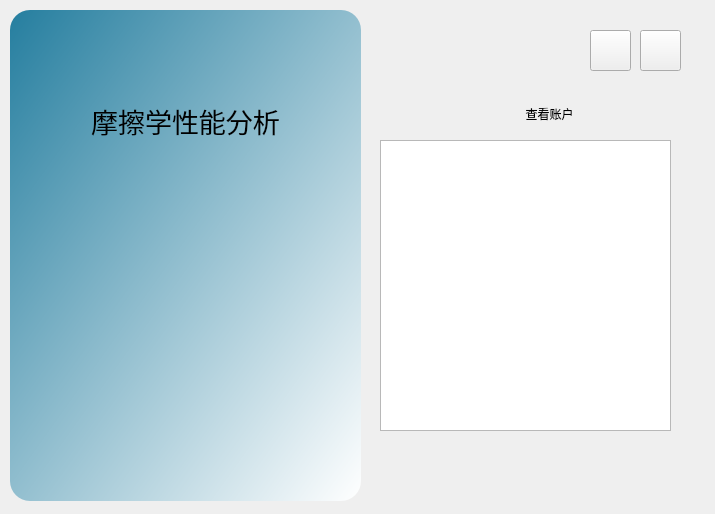
<?xml version="1.0" encoding="UTF-8"?>
<ui version="4.0">
 <class>Form</class>
 <widget class="QWidget" name="Form">
  <property name="geometry">
   <rect>
    <x>0</x>
    <y>0</y>
    <width>715</width>
    <height>514</height>
   </rect>
  </property>
  <property name="windowTitle">
   <string>Form</string>
  </property>
  <widget class="QWidget" name="widget" native="true">
   <property name="geometry">
    <rect>
     <x>350</x>
     <y>20</y>
     <width>351</width>
     <height>471</height>
    </rect>
   </property>
   <property name="sizePolicy">
    <sizepolicy hsizetype="Fixed" vsizetype="Fixed">
     <horstretch>0</horstretch>
     <verstretch>0</verstretch>
    </sizepolicy>
   </property>
   <property name="minimumSize">
    <size>
     <width>0</width>
     <height>0</height>
    </size>
   </property>
   <property name="styleSheet">
    <string notr="true">background-color: rgb(255, 255, 255);
widget.QWidget{
	border-radius:10px;
}</string>
   </property>
   <widget class="PixmapLabel" name="PixmapLabel_2">
    <property name="geometry">
     <rect>
      <x>150</x>
      <y>250</y>
      <width>91</width>
      <height>91</height>
     </rect>
    </property>
   </widget>
   <widget class="Pivot" name="Pivot">
    <property name="geometry">
     <rect>
      <x>70</x>
      <y>410</y>
      <width>210</width>
      <height>45</height>
     </rect>
    </property>
   </widget>
   <widget class="QStackedWidget" name="stackedWidget">
    <property name="geometry">
     <rect>
      <x>20</x>
      <y>50</y>
      <width>311</width>
      <height>371</height>
     </rect>
    </property>
    <property name="currentIndex">
     <number>2</number>
    </property>
    <widget class="QWidget" name="page">
     <widget class="SubtitleLabel" name="SubtitleLabel_2">
      <property name="geometry">
       <rect>
        <x>140</x>
        <y>30</y>
        <width>119</width>
        <height>28</height>
       </rect>
      </property>
      <property name="text">
       <string>登录系统</string>
      </property>
     </widget>
     <widget class="IconWidget" name="IconWidget_3">
      <property name="geometry">
       <rect>
        <x>90</x>
        <y>30</y>
        <width>31</width>
        <height>31</height>
       </rect>
      </property>
     </widget>
     <widget class="BodyLabel" name="BodyLabel_4">
      <property name="geometry">
       <rect>
        <x>10</x>
        <y>110</y>
        <width>81</width>
        <height>31</height>
       </rect>
      </property>
      <property name="text">
       <string>输入账户名</string>
      </property>
     </widget>
     <widget class="LineEdit" name="LineEdit_4">
      <property name="geometry">
       <rect>
        <x>100</x>
        <y>110</y>
        <width>201</width>
        <height>33</height>
       </rect>
      </property>
     </widget>
     <widget class="BodyLabel" name="BodyLabel_5">
      <property name="geometry">
       <rect>
        <x>10</x>
        <y>170</y>
        <width>81</width>
        <height>31</height>
       </rect>
      </property>
      <property name="text">
       <string>输入密码</string>
      </property>
     </widget>
     <widget class="PrimaryPushButton" name="PrimaryPushButton_2">
      <property name="geometry">
       <rect>
        <x>80</x>
        <y>290</y>
        <width>153</width>
        <height>32</height>
       </rect>
      </property>
      <property name="text">
       <string>登录</string>
      </property>
     </widget>
     <widget class="PasswordLineEdit" name="PasswordLineEdit_3">
      <property name="geometry">
       <rect>
        <x>100</x>
        <y>170</y>
        <width>201</width>
        <height>33</height>
       </rect>
      </property>
     </widget>
    </widget>
    <widget class="QWidget" name="page_2">
     <widget class="BodyLabel" name="BodyLabel_2">
      <property name="geometry">
       <rect>
        <x>10</x>
        <y>130</y>
        <width>81</width>
        <height>31</height>
       </rect>
      </property>
      <property name="text">
       <string>输入密码</string>
      </property>
     </widget>
     <widget class="IconWidget" name="IconWidget_2">
      <property name="geometry">
       <rect>
        <x>90</x>
        <y>30</y>
        <width>31</width>
        <height>31</height>
       </rect>
      </property>
     </widget>
     <widget class="SubtitleLabel" name="SubtitleLabel">
      <property name="geometry">
       <rect>
        <x>120</x>
        <y>30</y>
        <width>119</width>
        <height>28</height>
       </rect>
      </property>
      <property name="text">
       <string>注册账号</string>
      </property>
      <property name="alignment">
       <set>Qt::AlignCenter</set>
      </property>
     </widget>
     <widget class="LineEdit" name="LineEdit">
      <property name="geometry">
       <rect>
        <x>100</x>
        <y>80</y>
        <width>201</width>
        <height>33</height>
       </rect>
      </property>
     </widget>
     <widget class="BodyLabel" name="BodyLabel_3">
      <property name="geometry">
       <rect>
        <x>10</x>
        <y>180</y>
        <width>81</width>
        <height>31</height>
       </rect>
      </property>
      <property name="text">
       <string>确认密码</string>
      </property>
     </widget>
     <widget class="BodyLabel" name="BodyLabel">
      <property name="geometry">
       <rect>
        <x>10</x>
        <y>80</y>
        <width>81</width>
        <height>31</height>
       </rect>
      </property>
      <property name="text">
       <string>输入账户名</string>
      </property>
     </widget>
     <widget class="PrimaryPushButton" name="PrimaryPushButton">
      <property name="geometry">
       <rect>
        <x>80</x>
        <y>290</y>
        <width>153</width>
        <height>32</height>
       </rect>
      </property>
      <property name="text">
       <string>确认注册</string>
      </property>
     </widget>
     <widget class="PasswordLineEdit" name="PasswordLineEdit">
      <property name="geometry">
       <rect>
        <x>100</x>
        <y>180</y>
        <width>201</width>
        <height>33</height>
       </rect>
      </property>
     </widget>
     <widget class="PasswordLineEdit" name="PasswordLineEdit_2">
      <property name="geometry">
       <rect>
        <x>100</x>
        <y>130</y>
        <width>201</width>
        <height>33</height>
       </rect>
      </property>
     </widget>
    </widget>
    <widget class="QWidget" name="page_3">
     <widget class="SubtitleLabel" name="SubtitleLabel_3">
      <property name="geometry">
       <rect>
        <x>120</x>
        <y>30</y>
        <width>119</width>
        <height>28</height>
       </rect>
      </property>
      <property name="text">
       <string>查看账户</string>
      </property>
      <property name="alignment">
       <set>Qt::AlignCenter</set>
      </property>
     </widget>
     <widget class="IconWidget" name="IconWidget_4">
      <property name="geometry">
       <rect>
        <x>90</x>
        <y>30</y>
        <width>31</width>
        <height>31</height>
       </rect>
      </property>
     </widget>
     <widget class="TableWidget" name="TableWidget">
      <property name="geometry">
       <rect>
        <x>10</x>
        <y>70</y>
        <width>291</width>
        <height>291</height>
       </rect>
      </property>
     </widget>
    </widget>
   </widget>
   <widget class="ToolButton" name="ToolButton">
    <property name="geometry">
     <rect>
      <x>290</x>
      <y>10</y>
      <width>41</width>
      <height>41</height>
     </rect>
    </property>
   </widget>
   <widget class="ToolButton" name="ToolButton_2">
    <property name="geometry">
     <rect>
      <x>240</x>
      <y>10</y>
      <width>41</width>
      <height>41</height>
     </rect>
    </property>
   </widget>
  </widget>
  <widget class="QWidget" name="widget_2" native="true">
   <property name="geometry">
    <rect>
     <x>10</x>
     <y>10</y>
     <width>351</width>
     <height>491</height>
    </rect>
   </property>
   <property name="styleSheet">
    <string notr="true">#widget_2{
background-color: qlineargradient(spread:pad, x1:0, y1:0, x2:1, y2:1, stop:0 rgba(37, 126, 159, 255), stop:1 rgba(255, 255, 255, 255));
border-radius:20px
}</string>
   </property>
   <widget class="QLabel" name="label">
    <property name="geometry">
     <rect>
      <x>30</x>
      <y>80</y>
      <width>291</width>
      <height>61</height>
     </rect>
    </property>
    <property name="font">
     <font>
      <family>楷体</family>
      <pointsize>20</pointsize>
     </font>
    </property>
    <property name="text">
     <string>摩擦学性能分析</string>
    </property>
    <property name="alignment">
     <set>Qt::AlignCenter</set>
    </property>
   </widget>
   <widget class="IconWidget" name="IconWidget_5">
    <property name="geometry">
     <rect>
      <x>90</x>
      <y>180</y>
      <width>181</width>
      <height>201</height>
     </rect>
    </property>
    <property name="icon">
     <iconset>
      <normaloff>../images/透明图标spice.png</normaloff>../images/透明图标spice.png</iconset>
    </property>
   </widget>
  </widget>
 </widget>
 <customwidgets>
  <customwidget>
   <class>PushButton</class>
   <extends>QPushButton</extends>
   <header>qfluentwidgets</header>
  </customwidget>
  <customwidget>
   <class>PrimaryPushButton</class>
   <extends>PushButton</extends>
   <header>qfluentwidgets</header>
  </customwidget>
  <customwidget>
   <class>ToolButton</class>
   <extends>QToolButton</extends>
   <header>qfluentwidgets</header>
  </customwidget>
  <customwidget>
   <class>IconWidget</class>
   <extends>QWidget</extends>
   <header>qfluentwidgets</header>
  </customwidget>
  <customwidget>
   <class>PixmapLabel</class>
   <extends>QLabel</extends>
   <header>qfluentwidgets</header>
  </customwidget>
  <customwidget>
   <class>BodyLabel</class>
   <extends>QLabel</extends>
   <header>qfluentwidgets</header>
  </customwidget>
  <customwidget>
   <class>SubtitleLabel</class>
   <extends>QLabel</extends>
   <header>qfluentwidgets</header>
  </customwidget>
  <customwidget>
   <class>Pivot</class>
   <extends>QWidget</extends>
   <header>qfluentwidgets</header>
  </customwidget>
  <customwidget>
   <class>LineEdit</class>
   <extends>QLineEdit</extends>
   <header>qfluentwidgets</header>
  </customwidget>
  <customwidget>
   <class>PasswordLineEdit</class>
   <extends>LineEdit</extends>
   <header>qfluentwidgets</header>
  </customwidget>
  <customwidget>
   <class>TableWidget</class>
   <extends>QTableWidget</extends>
   <header>qfluentwidgets</header>
  </customwidget>
 </customwidgets>
 <tabstops>
  <tabstop>LineEdit_4</tabstop>
  <tabstop>PasswordLineEdit_3</tabstop>
  <tabstop>PrimaryPushButton_2</tabstop>
  <tabstop>LineEdit</tabstop>
  <tabstop>PasswordLineEdit_2</tabstop>
  <tabstop>PasswordLineEdit</tabstop>
  <tabstop>PrimaryPushButton</tabstop>
  <tabstop>ToolButton</tabstop>
  <tabstop>ToolButton_2</tabstop>
 </tabstops>
 <resources/>
 <connections/>
</ui>
